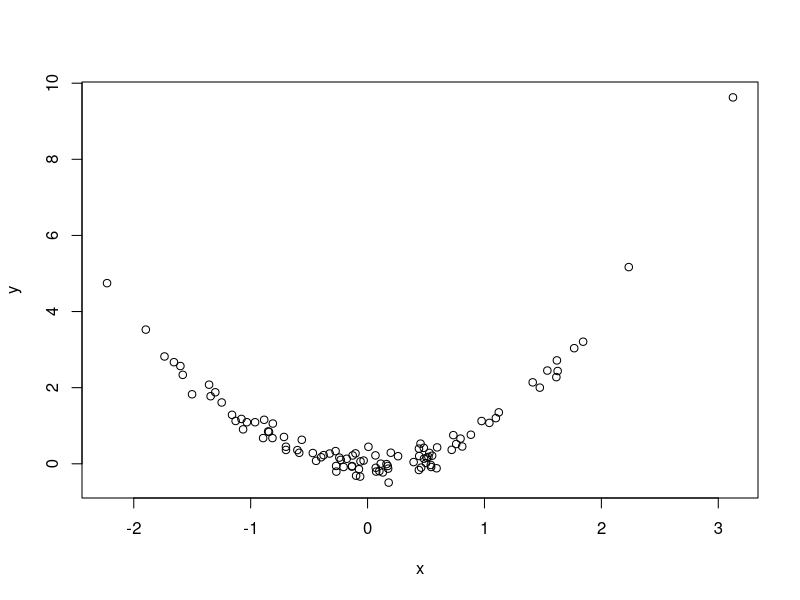

Generate this figure with R:
# SIMULATE AND PLOT DATA
# DYLAN MOLINA
# DJMOLINA@EMAIL.ARIZONA.EDU
# 2022-03-15

# SIMULATE PREDICTOR VARIABLE
x <- rnorm(n = 100)
# CALCULATE RESPONSE VARIABLE AND ADD NOISE
y <- x^2 + rnorm(n = 100, sd = 0.2)
# PLOT THE DATA
plot(x = x, y = y)
